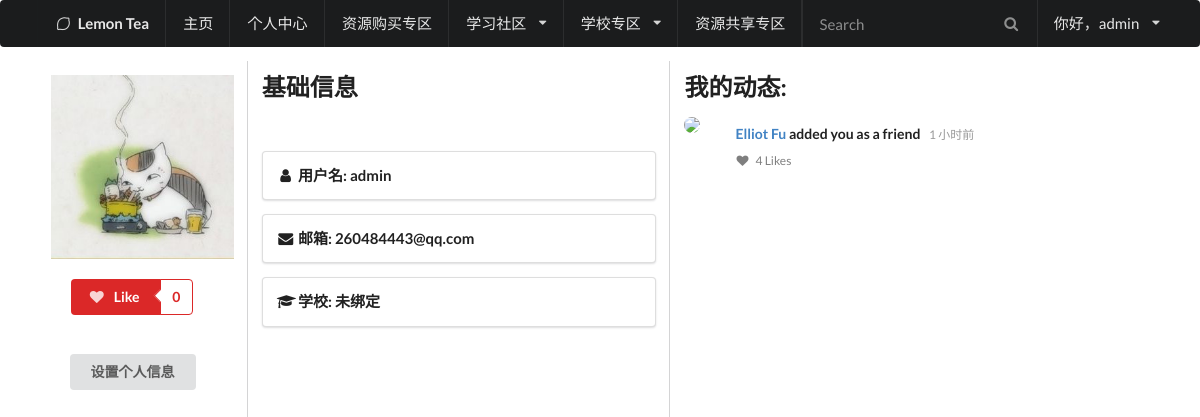
The page /identity/ (signed in) on the database as committed earlier.
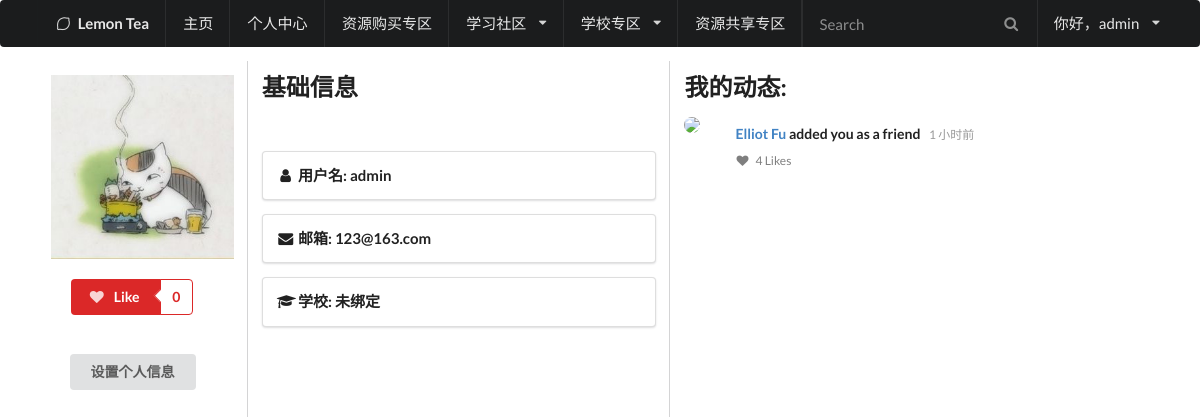
The same page on the database as committed later.
### LemonApp/models.py (models this page shows, shortened)
class Account(AbstractUser):
    face = models.ImageField("头像", upload_to="UserPhoto/", null=True, default="UserPhoto/default.png")
    permission = models.IntegerField("权限类型", default=0) #数值越大权限越高
    college_id = models.IntegerField("所属大学", default=-1)
    card_number = models.CharField("学号或教工号", max_length=50, default="-1")
    class Meta:
        db_table = "Account"

### LemonApp/views.py (the view)
# urls.py: url(r'^identity/$', views.identity, name="identity"),
def identity(request):
	college_list = College.objects.all()
	error_type = tips(request)
	if error_type > 0:
		return render(request,'tips.html', locals())
	if request.user.college_id != -1:
		college = College.objects.filter(id=request.user.college_id)[0]
		college_name = college.name
	else:
		college_name = "未绑定"
	return render(request, 'personal-info.html', locals())

### LemonApp/views.py (called while the page is built, shortened)
def tips(request): #验证权限
	path = request.path
	URL_list = path.split('/')
	if not request.user.id:
		return 1 #1-未登录
	if "identity" in path:
		return 0 #0-通过验证

### LemonApp/templates/personal-info.html (shortened to what this page needs)
{% load static %}
{%include "head.html"%}
<body>
    {% include "HeaderMenu.html"%}
    <div class="ui main container">
        <div class="ui internally celled grid">
            <div class="three wide column">
                <a href="#" class="ui medium image"><img src="/LemonApp/media/{{ request.user.face }}"></a>
                <div class="ui labeled button" tabindex="0" style="margin:20px">
                    <div class="ui red button"><i class="heart icon"></i> Like </div>
                    <a class="ui basic red left pointing label">0</a>
                </div>
                <a href="modify_info" class="ui button" tabindex="0" style="margin:19px">设置个人信息</a>
            </div>
            <div class="six wide column">
                <h2 class="ui header">基础信息</h2>
                <br>
                <div class="ui segment">
                    <div class="content">
                        <h4 class="header"><i class="user icon"></i>用户名:   {{ request.user.username }}</h4>
                    </div>
                </div>
                <div class="ui segment">
                    <div class="content">
                        <h4 class="header"> <i class="mail icon"></i>邮箱:   {{ request.user.email }}</h4>
                    </div>
                </div>
                <div class="ui segment">
                    <div class="content">
                        <h4 class="header"><i class="student icon"></i>学校:   {{ college_name }}</h4>
                    </div>
                </div>
            </div>
            <div class="seven wide column">
                <h2 class="ui header">我的动态:</h1>
            <div class="ui feed">
              <div class="event">
              <div class="label">
                  <img src="/images/avatar/small/elliot.jpg">
              </div>
              <div class="content">
                  <div class="summary"><a class="user"> Elliot Fu </a> added you as a friend <div class="date">1 小时前 </div>
                  </div>
                  <div class="meta">
                    <a class="like"><i class="like icon"></i> 4 Likes </a>
                  </div>
              </div>
            </div>
        </div>
    </div>
  </div>
</body>
</html>

### LemonApp/templates/HeaderMenu.html (shortened to what this page needs)
    <div class="ui inverted large head main menu ">
        <div class="ui  container">
            <div class="header item"><i class= "lemon icon"></i>Lemon Tea</div>
            <a href="/" class="item">主页</a>
            <a class="item" href="/identity/">个人中心</a>
            <a class="item" href="/shop/">资源购买专区</a>
            <div class="ui dropdown item" tabindex="0">
                学习社区<i class="dropdown icon"></i>
            </div>
            <div class="ui dropdown item" tabindex="0"><a href="/colleges/">
                学校专区</a><i class="dropdown icon"></i>
            </div>
            <a class="item" href="/share/">资源共享专区</a>
            <div class="right menu">
                <div class="item">
                    <div class="ui transparent inverted icon input">
                        <i class="search icon"></i>
                        <input type="text" placeholder="Search">
                    </div>
                </div>
                {% if request.user.id %}
                   <div class="ui dropdown item" tabindex="0">
                        你好，{{ request.user.username }}<i class="dropdown icon"></i>
                    </div>
                {% else %}
                    <a class="item" href="login">登录</a>
                    <a class="item" href="signup">注册</a>
                {% endif %}
            </div>
        </div>
    </div>

Rows that differ between the two databases and show on the page:
changed Account "admin": user.email "260484443@qq.com" → "123@163.com"
